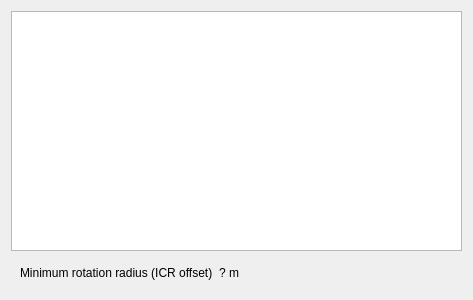
<?xml version="1.0" encoding="UTF-8"?>
<ui version="4.0">
 <class>AnalysisForm</class>
 <widget class="QWidget" name="AnalysisForm">
  <property name="geometry">
   <rect>
    <x>0</x>
    <y>0</y>
    <width>473</width>
    <height>300</height>
   </rect>
  </property>
  <property name="windowTitle">
   <string>Trajectory Analysis</string>
  </property>
  <layout class="QVBoxLayout" name="verticalLayout">
   <item>
    <widget class="QTableView" name="tableView">
     <property name="horizontalScrollBarPolicy">
      <enum>Qt::ScrollBarAlwaysOff</enum>
     </property>
     <property name="alternatingRowColors">
      <bool>true</bool>
     </property>
     <attribute name="horizontalHeaderVisible">
      <bool>true</bool>
     </attribute>
     <attribute name="horizontalHeaderHighlightSections">
      <bool>false</bool>
     </attribute>
     <attribute name="horizontalHeaderStretchLastSection">
      <bool>false</bool>
     </attribute>
     <attribute name="verticalHeaderVisible">
      <bool>false</bool>
     </attribute>
    </widget>
   </item>
   <item>
    <widget class="QWidget" name="minRadiusWidget" native="true">
     <layout class="QFormLayout" name="formLayout">
      <item row="0" column="0">
       <widget class="QLabel" name="minRadiusTitleLabel">
        <property name="text">
         <string>Minimum rotation radius (ICR offset)</string>
        </property>
       </widget>
      </item>
      <item row="0" column="1">
       <widget class="QLabel" name="minRadiusLabel">
        <property name="text">
         <string>? m</string>
        </property>
       </widget>
      </item>
     </layout>
    </widget>
   </item>
  </layout>
 </widget>
 <resources/>
 <connections/>
</ui>
